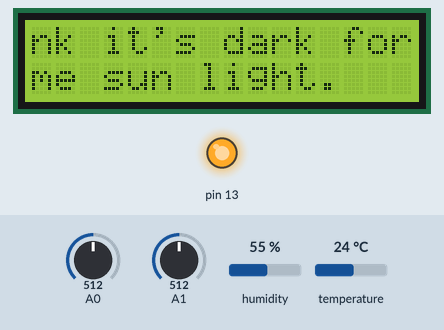
This sketch was run on a simulated Arduino Uno, built with avr-gcc and run on an emulated ATmega328P. Shown: 16×2 character LCD, output pins drawn as LEDs (lit = HIGH). Inputs (shaded band) come from the test bench; at power-on: A1 = 512, temperature 24 °C, A0 = 512, humidity 55 %. What the sketch prints to the serial monitor is not drawn.

Above: at 1.2 s.
1.3 s: A1 set to 500
At 3.0 s:
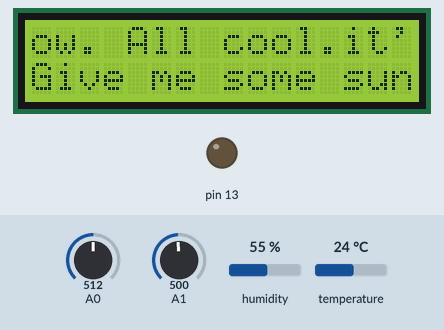
7.5 s: temperature set to 20 °C
13.7 s: temperature set to 17 °C
At 15.2 s:
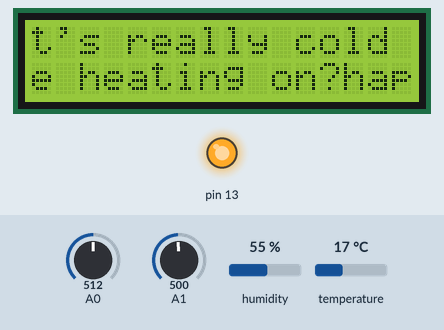
19.9 s: A0 set to 307
26.1 s: A0 set to 286
At 27.7 s:
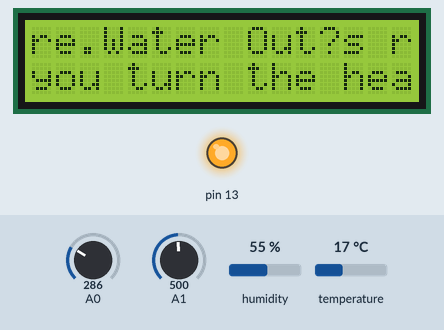
32.3 s: temperature set to 41 °C
At 34.1 s:
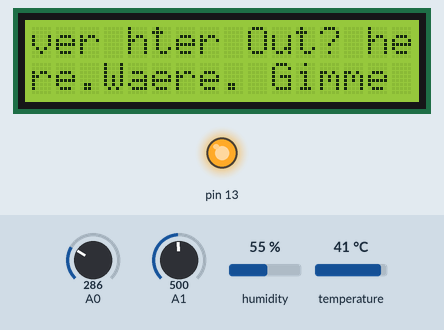
Timing chart, 0 to 35.6 s (numbered marks = the images above; inputs shaded):
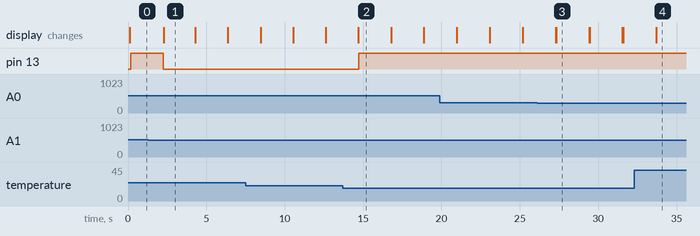

Measured:
- the behaviour switches between 512 and 511 on A1 (found by bisection; images 0 and 1)
- the behaviour switches between 19 and 18 °C on temperature (found by bisection; images 1 and 2)
- the behaviour switches between 297 and 296 on A0 (found by bisection; images 2 and 3)
- after the input at 1.3 s, pin 13: HIGH → LOW after 0.95 s; the display: changes after 0.97 s (image 1)
- after the input at 13.7 s, pin 13: LOW → HIGH after 1.0 s; the display: changes after 0.98 s (image 2)
- after the input at 26.1 s, the display: first differs from a run without the input after 1.2 s (image 3)
- after the input at 32.3 s, the display: changes after 1.4 s (image 4)

The sketch:

Arduino_Source_Code.ino
```cpp
#include <dht.h>
#include <LiquidCrystal.h>

LiquidCrystal lcd(12, 11, 5, 4, 3, 2);

#define DHT11_PIN 7


dht DHT;

//intializing variables.
int moisture,temp,light,humid,val;


char okState[] =  "I'm happy right now. All cool.";
char coolState[] =  "It's really cold in here. Can you turn the heating on?";
char hotState[] = "It's warm over here. Gimme some AC?";
char dryState[] = "Thirsty Mister.Hand me some water";
char moistState[] = "Flooding over here.Water Out?";
char darkState[] = "I think it's dark for a while now. Give me some sun light.";


void interpretSituation(){

    boolean tempWasGood = true;
    boolean moistWasGood = true;
    boolean lightWasGood = true;


    // Check temperature
    if (temp < 19) {
        lcd.print(coolState);

        Serial.println(coolState);

        tempWasGood = false;

        digitalWrite(13, HIGH);

    } else if (temp > 35) {
        lcd.print(hotState);

        Serial.println(hotState);

        tempWasGood = false;

        digitalWrite(13, HIGH);
    }

    // Check moisture
    if (moisture > 70) {
        lcd.print(moistState);

        Serial.println(moistState);

        moistWasGood = false;

        digitalWrite(13, HIGH);

    } else if (moisture < 25) {
        lcd.print(dryState);

        Serial.println(dryState);

        moistWasGood = false;

        digitalWrite(13, HIGH);
    }

    // Check light
    if (light < 50) {
        lcd.print(darkState);

        Serial.println(darkState);

        lightWasGood = false;

        digitalWrite(13, HIGH);
    }

    // If everything was good
    if (tempWasGood && moistWasGood && lightWasGood) {
        lcd.print(okState);

        Serial.println(okState);

        digitalWrite(13, LOW);
    }
}

void setup() {
  // put your setup code here, to run once:

  Serial.begin(9600);

  pinMode(13, OUTPUT);


  lcd.begin(16, 2);

  lcd.setCursor(0, 0);
  lcd.print("hello, world!");

  Serial.println("Reading From the Sensors ...");


  //delay(2000);
}

void loop() {

  // put your main code here, to run repeatedly:
  //moisture reading is taken from A0 analog pin.
  moisture = analogRead(A0);

  moisture = map(moisture,1023,0,0,100);

  Serial.print("Moisture Reading is :");

  Serial.print(moisture);

  Serial.println("%");

  //temperature,humidity readings are taken from dht11
  int chk = DHT.read11(DHT11_PIN);

  temp = DHT.temperature;

  humid = DHT.humidity;

  Serial.print("Temperature = ");

  Serial.println(temp);

  Serial.print("Humidity = ");

  Serial.println(humid);


  //taking light readings from A1 analog pin.
  light = analogRead(A1);

  light = map(light,1023,0,0,100);

  Serial.print("Light Reading is :");

  Serial.println(light);

  lcd.autoscroll();

  //calling the function to know the present situation
  interpretSituation();

  Serial.println("----------------------");

  delay(2000);

}
```
